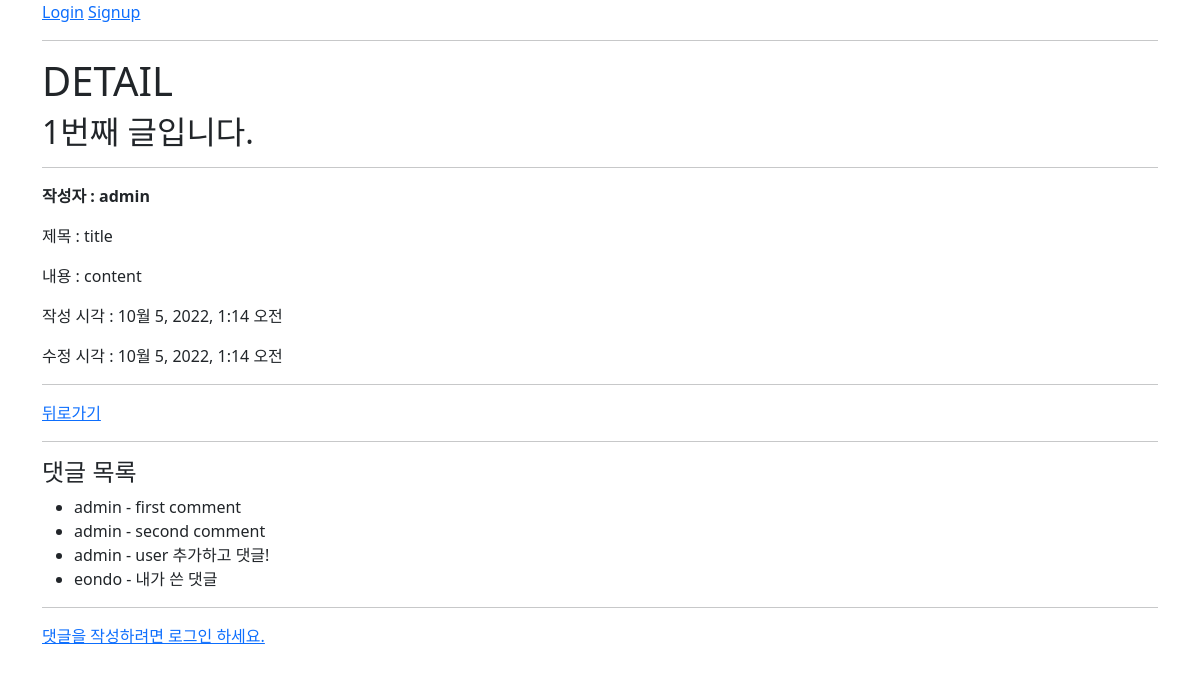
/articles/1/, run on the app's committed database.
### articles/models.py (models this page shows, shortened)
class Article(models.Model):
    user = models.ForeignKey(settings.AUTH_USER_MODEL, on_delete=models.CASCADE)
    title = models.CharField(max_length=10)
    content = models.TextField()
    created_at = models.DateTimeField(auto_now_add=True)
    updated_at = models.DateTimeField(auto_now=True)

class Comment(models.Model):
    article = models.ForeignKey(Article, on_delete=models.CASCADE)
    user = models.ForeignKey(settings.AUTH_USER_MODEL, on_delete=models.CASCADE)
    content = models.TextField()
    created_at = models.DateTimeField(auto_now_add=True)
    updated_at = models.DateTimeField(auto_now=True)

### accounts/models.py (models this page shows)
class User(AbstractUser):
    pass

### articles/views.py (the view)
# urls.py: path('<int:pk>/', views.detail, name='detail'),
@require_safe
def detail(request, pk):
    article = Article.objects.get(pk=pk)
    comment_form = CommentForm()
    comments = article.comment_set.all()
    context = {
        'article': article,
        'comment_form': comment_form,
    }
    return render(request, 'articles/detail.html', context)

### articles/templates/articles/detail.html (shortened to what this page needs)
{% extends 'base.html' %}
{% block content %}
  <h1>DETAIL</h1>
  <h2>{{ article.pk }}번째 글입니다.</h2>
  <hr>
  <p><b>작성자 : {{ article.user }}</b></p>
  <p>제목 : {{ article.title }}</p>
  <p>내용 : {{ article.content }}</p>
  <p>작성 시각 : {{ article.created_at }}</p>
  <p>수정 시각 : {{ article.updated_at }}</p>
  <hr>
  <a href="{% url 'articles:index' %}">뒤로가기</a>
  <hr>
  <h4>댓글 목록</h4>
  <ul>
    {% for comment in article.comment_set.all %}
      <li>
        {{ comment.user }} - {{ comment.content }}
      </li>
    {% empty %}
      <li>댓글이 없습니다.</li>
    {% endfor %}
  </ul>
  <hr>
  {% if request.user.is_authenticated %}
    <form action="{% url 'articles:comments_create' article.pk %}" method="POST">
      {% csrf_token %}
      {{ comment_form }}
      <input type="submit">
    </form>
  {% else %}
    <a href="{% url 'accounts:login' %}">댓글을 작성하려면 로그인 하세요.</a>
  {% endif %}
{% endblock content %}

### templates/base.html (shortened to what this page needs)
<!DOCTYPE html>
<html lang="en">
<head>
  <link href="https://cdn.jsdelivr.net/npm/bootstrap@5.2.0/dist/css/bootstrap.min.css" rel="stylesheet">  <title>Document</title>
</head>
<body>
  <div class="container">
    {% if request.user.is_authenticated %}
      <h3>{{ user }}</h3>
      <form action="{% url 'accounts:logout' %}" method="POST">
        {% csrf_token %}
        <input type="submit" value="Logout">
      </form>
      <form action="{% url 'accounts:delete' %}" method="POST">
        {% csrf_token %}
        <input type="submit" value="회원탈퇴">
      </form>
      <a href="{% url 'accounts:update' %}">회원정보수정</a>
    {% else %}
      <a href="{% url 'accounts:login' %}">Login</a>
      <a href="{% url 'accounts:signup' %}">Signup</a>
    {% endif %}
    <hr>
    {% block content %}
    {% endblock content %}
  </div>
</body>
</html>

### data on the page
Article: pk "1", user "admin", title "title", content "content", created_at "10월 5, 2022, 1:14 오전", updated_at "10월 5, 2022, 1:14 오전"
Comment: user "admin", content "first comment"
Comment: user "admin", content "second comment"
Comment: user "admin", content "user 추가하고 댓글!"
Comment: user "eondo", content "내가 쓴 댓글"
